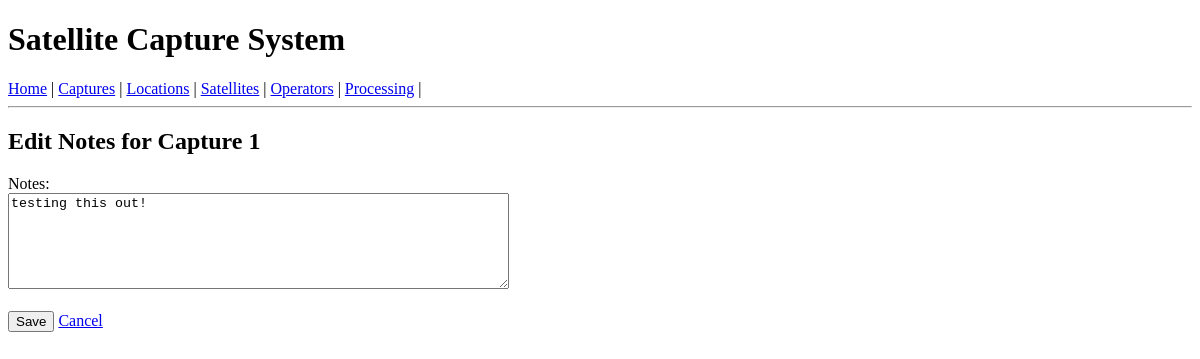
/captures/captures/1/edit, run on an earlier commit of the app's database.
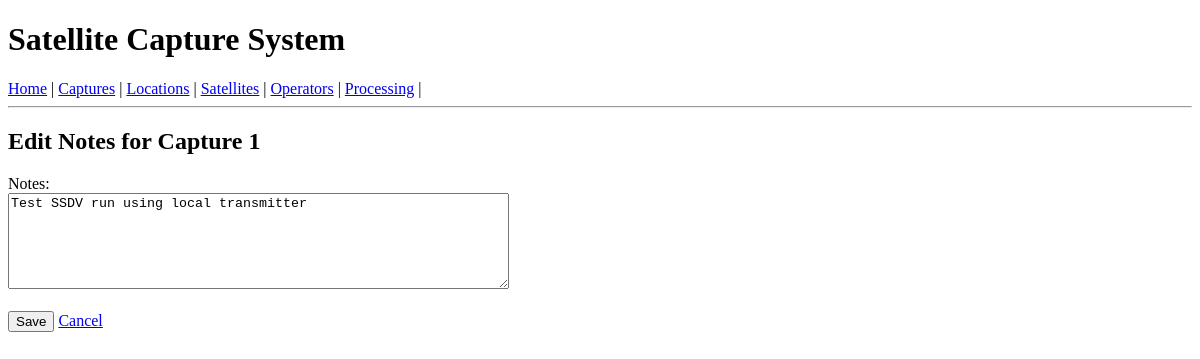
And on a later commit of the database.
### tables this page shows
CREATE TABLE "capture_session" (
	"id"	INTEGER,
	"satellite_id"	INTEGER NOT NULL,
	"operator_id"	INTEGER NOT NULL,
	"start_time_utc"	TEXT NOT NULL,
	"center_freq_hz"	REAL NOT NULL,
	"tle_line1"	TEXT NOT NULL,
	"tle_line2"	TEXT NOT NULL,
	"wav_path"	TEXT NOT NULL,
	"notes"	TEXT,
	"observer_timezone"	TEXT,
	"location_id"	INTEGER,
	"output_path"	TEXT NOT NULL DEFAULT '/home/pi/captures',
	"created_at"	TEXT NOT NULL DEFAULT (datetime('now')),
	PRIMARY KEY("id"),
	FOREIGN KEY("location_id") REFERENCES "location"("id"),
	FOREIGN KEY("operator_id") REFERENCES "operator"("id"),
	FOREIGN KEY("satellite_id") REFERENCES "satellite"("id")
);

### blueprints/captures.py (the view)
@bp.route("/captures/<int:id>/edit", methods=["GET", "POST"])
def edit_capture(id):
    db = get_db()
    if request.method == "POST":
        notes = request.form["notes"]
        db.execute("UPDATE capture_session SET notes = ? WHERE id = ?", (notes, id))
        db.commit()
        return redirect(url_for("captures.index"))
    capture = db.execute("SELECT * FROM capture_session WHERE id = ?", (id,)).fetchone()
    if capture is None:
        abort(404)
    return render_template("captures/edit.html", capture=capture)

### db.py (called while the page is built)
def get_db():
    if "db" not in g:
        g.db = sqlite3.connect(
            current_app.config["DATABASE"],
            detect_types=sqlite3.PARSE_DECLTYPES
        )
        g.db.row_factory = sqlite3.Row
    return g.db

### templates/captures/edit.html
{% extends 'base.html' %}
{% block content %}
  <h2>Edit Notes for Capture {{ capture['id'] }}</h2>
  <form method="post">
    <label for="notes">Notes:</label><br>
    <textarea name="notes" rows="6" cols="60">{{ capture['notes'] }}</textarea><br><br>
    <button type="submit">Save</button>
    <a href="{{ 'home' }}">Cancel</a>
  </form>
{% endblock %}

What changed in the data, as far as the page shows it:
changed capture_session id 1: notes "testing this out!" → "Test SSDV run using local transmitter"
